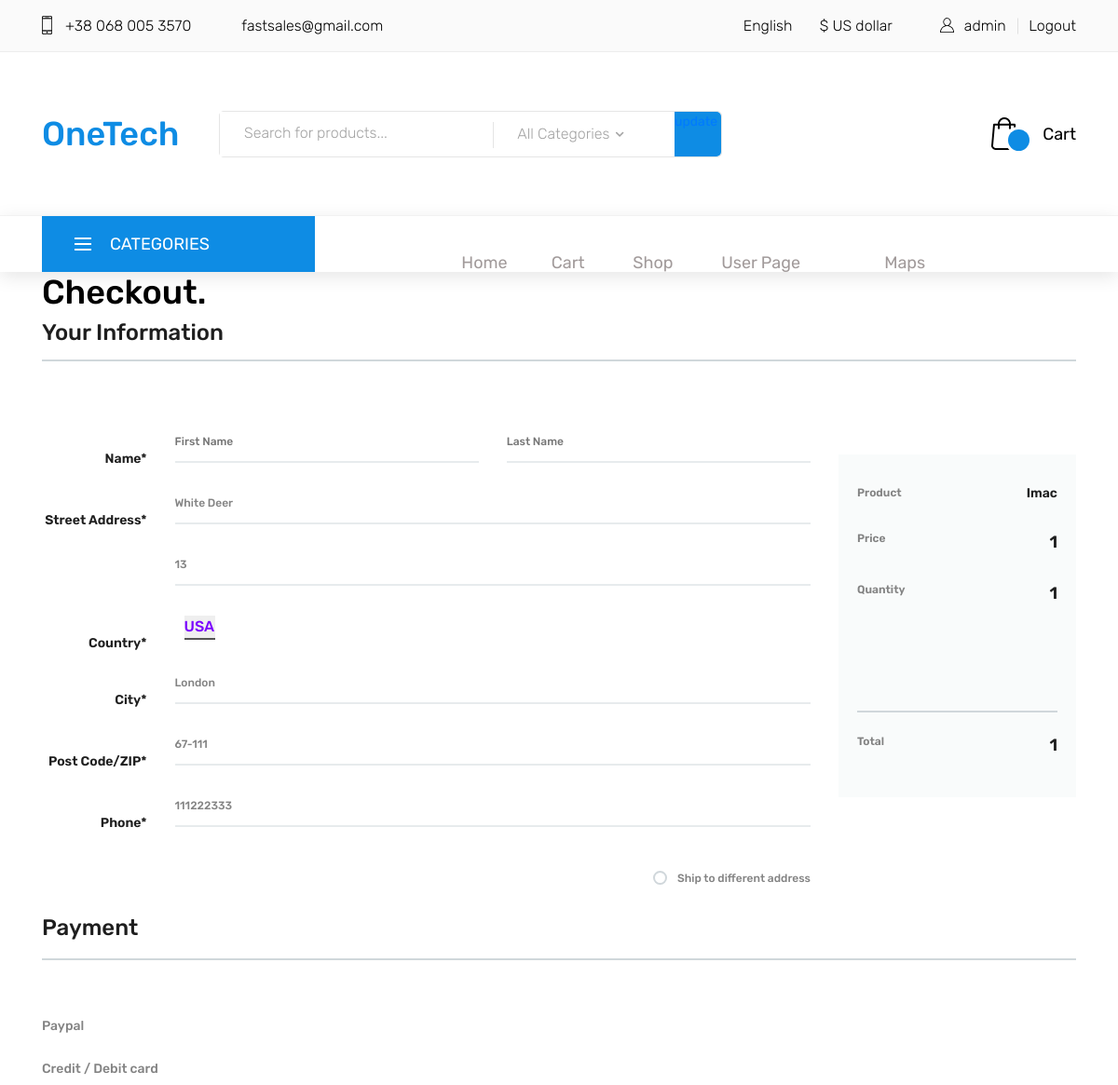
The page /buy (signed in, upper part) on the database as committed earlier.
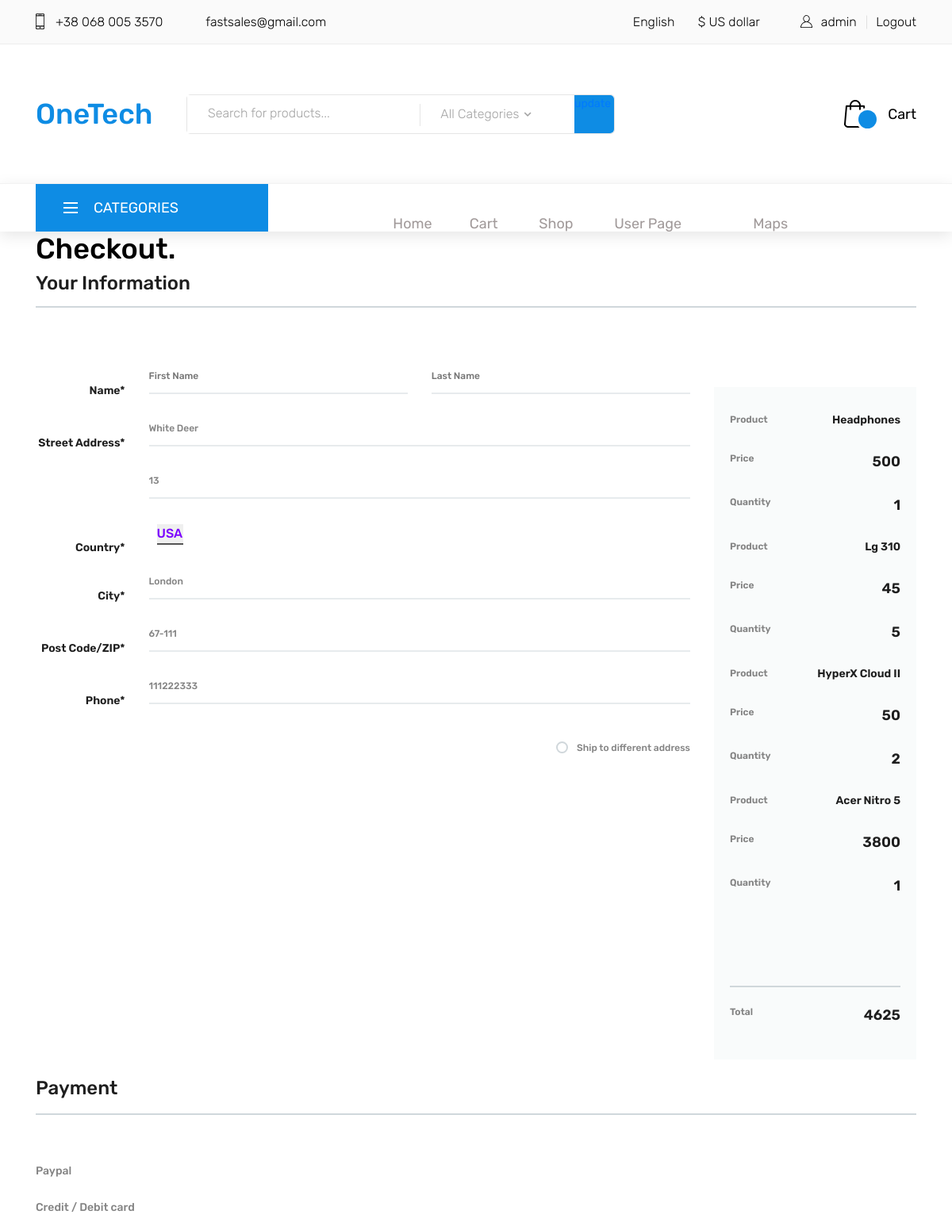
The same page on the database as committed later.
### products/models.py (models this page shows, shortened)
class OrderProduct(models.Model):
    user = models.ForeignKey(settings.AUTH_USER_MODEL,
                             on_delete=models.CASCADE)
    ordered = models.BooleanField(default=False)
    product = models.ForeignKey(Product, on_delete=models.CASCADE)
    quantity = models.IntegerField(default=1)
    objects = models.Manager()

class Product(models.Model):
    name = models.CharField('Nazwa Produktu', max_length=200)
    slug = models.SlugField('Odnośnik', unique=True, max_length=100)
    icon = models.ImageField('Ikona Produktu', upload_to='products/%Y/%m/%d')
    icon1 = models.ImageField('Zdjecie 1', upload_to='products/%Y/%m/%d', default=False)
    icon2 = models.ImageField('Zdjecie 2', upload_to='products/%Y/%m/%d', default=False)
    number = models.IntegerField('Liczba Sztuk')
    price = models.IntegerField('Cena')
    category = models.ManyToManyField(Category, verbose_name='Kategorie')
    promotion = models.BooleanField(default=False)
    new = models.BooleanField(default=False)
    products = models.Manager()
    class Meta:
        verbose_name = "Produkt"
        verbose_name_plural = "Produkty"

### products/views.py (the view)
# urls.py: path('buy', views.buy, name='buy'),
@login_required(login_url='account/login')
def buy(request):
    print(request.user)
    user = User.objects.get(username=request.user)
    useradress=UserAddress.objects.get(user=request.user)
    order_products = OrderProduct.objects.filter(user=request.user, ordered=False)
    total = 0
    for se in order_products:
        print(se.product.name)
        total += se.quantity * se.product.price
    return render(request, 'buy.html', {'adres':useradress, 'user':user, 'products':order_products, 'total':total})

### products/templates/buy.html (shortened to what the changed rows need)
{% load static %}
<!DOCTYPE html>
<html lang="en">
<head>
 <link rel="stylesheet" href="https://maxcdn.bootstrapcdn.com/bootstrap/4.4.1/css/bootstrap.min.css">
<link href="plugins/fontawesome-free-5.0.1/css/fontawesome-all.css" rel="stylesheet" type="text/css">
<link rel="stylesheet" type="text/css" href="{%  static 'css/cart_styles.css' %}">
<link rel="stylesheet" type="text/css" href="{% static 'css/contact_responsive.css' %}">
</head>
<body>
<div class="super_container">
    <section class="page-add">
        <div class="container">
            <div class="row">
                <div class="col-lg-4">
                    <div class="page-breadcrumb">
                        <h2>Checkout<span>.</span></h2>
                    </div>
                </div>
            </div>
        </div>
    </section>
    <section class="cart-total-page spad">
        <div class="container">
            <form action="purchase" class="checkout-form" method="post">
                <div class="row">
                    <div class="col-lg-3">
                        <div class="order-table">
                              {% for p in products %}
                            <div class="cart-item">
                                <span>Product</span>
                                <p class="product-name">{{ p.product.name }}</p>
                            </div>
                            <div class="cart-item">
                                <span>Price</span>
                                <p>{{ p.product.price }}</p>
                            </div>
                            <div class="cart-item">
                                <span>Quantity</span>
                                <p>{{ p.quantity }}</p>
                            </div>
                            {% endfor %}
                            <div class="cart-total">
                                <span>Total</span>
                                <p>{{total}}</p>
                            </div>
                        </div>
                    </div>
                </div>
            </form>
        </div>
    </section>
</div>
</body>
</html>

Rows that differ between the two databases and show on the page:
no longer on this page (row edited): OrderProduct: product.name "Imac", product.price "1", quantity "1"
added OrderProduct: product.name "Headphones", product.price "500", quantity "1"
added OrderProduct: product.name "Lg 310", product.price "45", quantity "5"
added OrderProduct: product.name "HyperX Cloud II", product.price "50", quantity "2"
added OrderProduct: product.name "Acer Nitro 5", product.price "3800", quantity "1"
Other text that changed with them:
{{ total }}: "1" → "4625"
